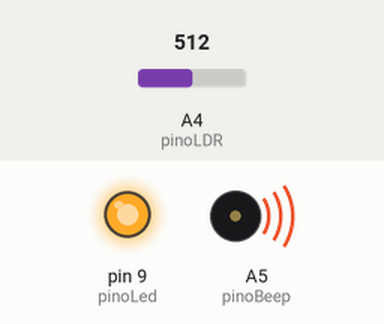
Bench run of a sketch on a simulated Arduino Uno, built with avr-gcc and run on an emulated ATmega328P. Parts: output pins drawn as LEDs (lit = HIGH), buzzer (waves = sounding). The inputs (shaded band) are chosen by the test bench; at power-on: A4 (pinoLDR) = 512. Pins used as bus, display or sensor lines are not drawn.

Above: at 0.1 s.
Timing chart, 0 to 1.6 s (numbered marks = the images above):
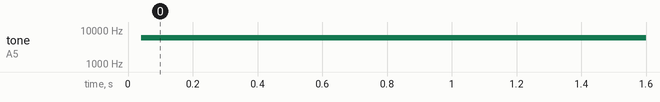

Measured:
- by itself, tone on A5 (pinoBeep): silent → 5879 Hz at 0.04 s

The sketch:

PrimeiroProjeto.ino
```cpp
// Define os pinos
const int pinoBeep = A5;
const int pinoLed = 9;
const int pinoLDR = A4;

// Função que retorna o valor da luminosidade.
int checkLuminosity() {
  //Map converte os valores para trabalhar de 0 a 100.
   return map(analogRead(pinoLDR), 921, 25, 0, 100);
}

// Função que interage com a porta do Piezo.
void beep(int active) {
  return digitalWrite(pinoBeep, active);
}

// Funcão que interage com a porta do Led.
void led(int active) {
  return digitalWrite(pinoLed, active);
}

// Função que reinicia o estado.
void reset() {
	beep(0);
}


void setup() {
  // Liga o led fixo.
  led(1);
  // Define os pinos
  pinMode(pinoBeep, OUTPUT);
  pinMode(pinoLed, OUTPUT);
  pinMode(pinoLDR, INPUT);
}

void loop(){
  // Reinicia o estado.
  reset();

  // Verfica se a luminosidade é diferente de 100
  if(checkLuminosity() != 100) {
  	// Interage com o Piezo
    beep(1);
  }
}
```
